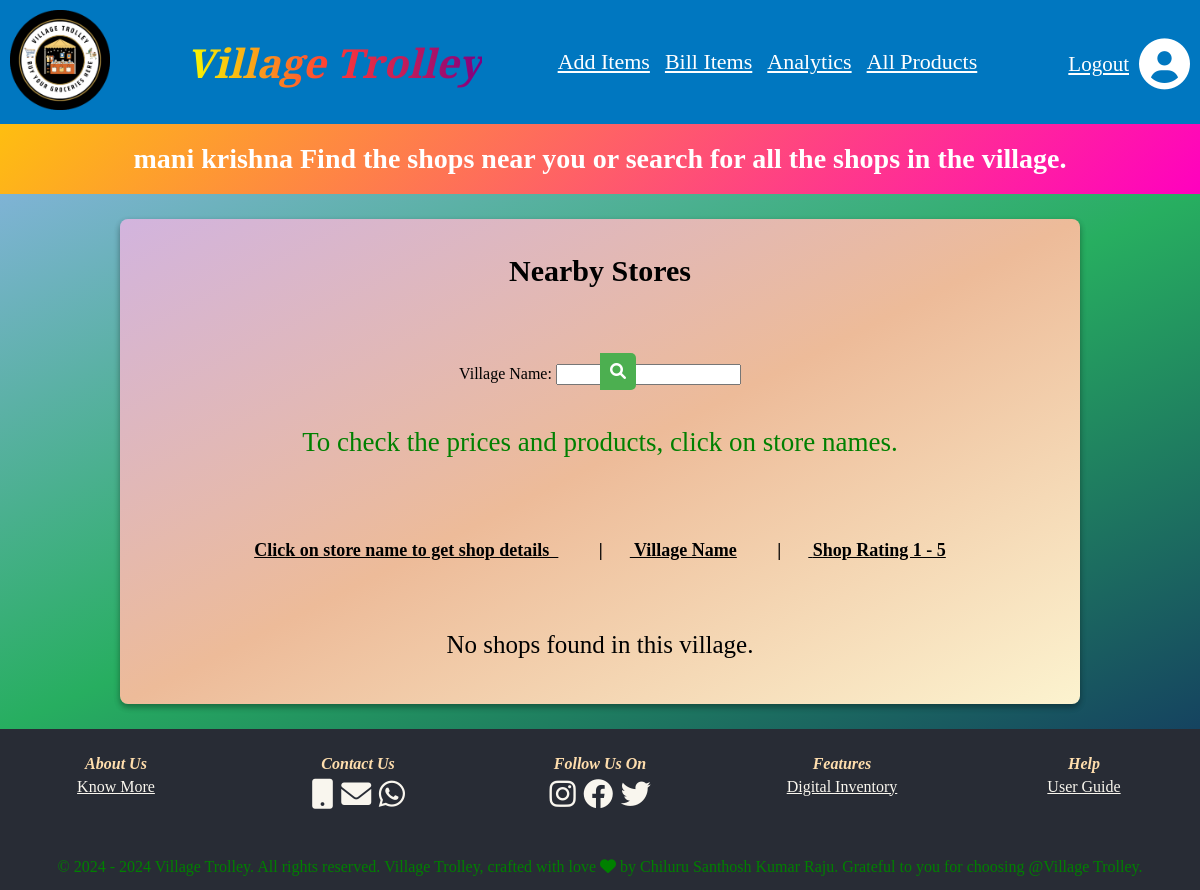
The app's page /shop_owner_nearby_shops/6/ with its own data.
### shop_owner_registration_app/models.py (models this page shows, shortened)
class shop_owner_registration_model(models.Model):
    shop_owner_first_name = models.CharField(max_length=250,null=True)
    shop_owner_last_name = models.CharField(max_length=250,null=True)
    shop_owner_shop_name = models.CharField(max_length=250,null=True,unique=True)
    shop_owner_mail_id = models.EmailField(max_length=254,null=True,unique=True)
    shop_owner_phone_number = models.IntegerField(null=True,max_length=10,unique=True)
    shop_owner_street_address = models.CharField(max_length=1500,null=True)
    shop_owner_village_name = models.CharField(max_length=1500,null=True)
    shop_owner_mandal_name = models.CharField(max_length=1500,null=True)
    shop_owner_city_name = models.CharField(max_length=1500,null=True)
    shop_owner_state_name = models.CharField(max_length=1500,null=True)
    shop_owner_pincode = models.IntegerField(max_length=10,null=True)
    shop_owner_password = models.CharField( max_length=50,null=True)
    shop_owner_confirm_password = models.CharField( max_length=50,null=True)

### shopownernearbyshops/views.py (the view)
# urls.py: path('shop_owner_nearby_shops/<int:shop_owner_id>/', views.shop_owner_nearby_shops, name='shop_owner_nearby_shops'),
def shop_owner_nearby_shops(request, shop_owner_id):
    shop_owner = get_object_or_404(shop_owner_registration_model, pk=shop_owner_id)
    form = ShopSearchForm(request.GET or None)
    shops = []
    if form.is_valid():
        village_name = form.cleaned_data.get('village_name')
        if village_name:
            shops = shop_owner_registration_model.objects.filter(shop_owner_village_name__icontains=village_name)
    for shop in shops:
        avg_rating = Rating.objects.filter(shop=shop).aggregate(Avg('rating'))['rating__avg']
        avg_rating = avg_rating if avg_rating is not None else 0
        shop.avg_rating = round(avg_rating, 1)
    context = {
        'form': form,
        'shops': shops,
        'shop_owner_first_name': shop_owner.shop_owner_first_name,
        'shop_owner_last_name': shop_owner.shop_owner_last_name,
        'shop_owner_shop_name': shop_owner.shop_owner_shop_name,
        'shop_owner_village_name': shop_owner.shop_owner_village_name,
        'shop_owner_id': shop_owner_id,
    }
    return render(request, 'shopownernearbystores.html', context)

### shopownernearbyshops/forms.py
class ShopSearchForm(forms.Form):
    village_name = forms.CharField(max_length=1500, required=False, label='Village Name')

### templates/shopownernearbystores.html (shortened to what this page needs)
{% extends "base.html" %}
{% load static %}
{% block css %}
    <link rel="stylesheet" href="{% static 'shopownernearbystores.css' %}">
    <link rel="stylesheet" href="https://cdnjs.cloudflare.com/ajax/libs/font-awesome/6.0.0-beta3/css/all.min.css">
{% endblock css%}
{% block content %}
<div class="gradient-background">
    <h1 class="data_header"> {{ shop_owner_first_name }} {{ shop_owner_last_name }}  Find the shops near you or search for all the shops in the village. </h1>
  </div>
<section class="nearby_section">
    <div class="nearby_box">
       <div style="text-align: center; padding: 15px;">
          <h3 class="nearby_header">Nearby Stores</h3>
       </div>
       <div class="search-container1">
        <form method="GET">
          {{ form.as_p }}
          <button type="submit" class="search-button1"><i class="fa fa-search"></i></button>
      </form>
          <p class="neargui">To check the prices and products, click on store names.</p>
         </div>
       <div style="text-align: center; padding: 15px;">
          <h4 class="nearbyhe"><u>Click on store name to get shop details  </u>&nbsp;&nbsp;&nbsp;&nbsp;&nbsp;&nbsp;&nbsp;&nbsp;&nbsp;|&nbsp;&nbsp;&nbsp;&nbsp;&nbsp;&nbsp;<u> Village Name</u>&nbsp;&nbsp;&nbsp;&nbsp;&nbsp;&nbsp;&nbsp;&nbsp;&nbsp;|&nbsp;&nbsp;&nbsp;&nbsp;&nbsp;&nbsp;<u> Shop Rating 1 - 5</u></h4>
       </div>
       <div class="store-details">
        {% if shops %}
    {% for shop in shops %}
        <div class="store-item">
            <p>
                {% comment %} <a href="#">&nbsp;&nbsp;&nbsp;&nbsp;&nbsp;&nbsp; {{ shop.shop_owner_shop_name }}&nbsp;&nbsp;&nbsp;&nbsp;&nbsp;&nbsp;</a>  {% endcomment %}
                <a href="{% url 'selected_shop_owner_products' shop.id %}">&nbsp;&nbsp;&nbsp;&nbsp;&nbsp;&nbsp; {{ shop.shop_owner_shop_name }}&nbsp;&nbsp;&nbsp;&nbsp;&nbsp;&nbsp;</a>
                &nbsp;&nbsp;&nbsp;&nbsp;&nbsp;&nbsp;| {{ shop.shop_owner_village_name }}
                &nbsp;&nbsp;&nbsp;&nbsp;&nbsp;&nbsp;| {{ shop.avg_rating }}  <i class="fa-solid fa-star"></i>
            </p>
        </div>
    {% endfor %}
{% else %}
    <p>No shops found in this village.</p>
{% endif %}
    </div>
 </section>
 {% endblock %}

### static/shopownernearbystores.css (style rules this page uses)
.neargui { font-size:27px; color:#008000; padding:15px; }
.nearby_section { padding: 25px; background: linear-gradient(to bottom right, #7FB3D5, #27AE60, #154360); text-align: center; height:auto; }
.nearby_box { margin: 0 auto; width: 80%; max-width: 1020px; height: auto; display: flex; flex-direction: column; justify-content: center; align-items: center; background-color: black; border-radius: 8px; background: linear-gradient(to bottom right, #D2B4DE, #EDBB99, #FCF3CF); box-shadow: rgba(0, 0, 0, 0.16) 0px 3px 6px, rgba(0, 0, 0, 0.23) 0px 3px 6px; padding: 20px; }
.nearby_header { font-size: 30px; color: black; margin-top: 0; }
.search-container1 { margin-bottom: 15px; margin-top: 15px; position: relative; display: inline-block; }
.search-button1 { position: absolute; margin-right: 100px; top: 5px; padding: 10px; background-color: #4CAF50; border: none; color: white; cursor: pointer; border-radius: 0 5px 5px 0; }
.search-button1 i { font-size: 16px; }
.nearbyhe { font-size: 18px; margin: 10px 0; white-space: nowrap; }
.store-details { display: flex; flex-direction: column; align-items: center; width: 80%; max-width: 600px; margin-top: 20px; font-size:25px; }
.nearbyhe u { white-space: pre; }
.gradient-background { display: flex; justify-content: center; align-items: center; background: linear-gradient(135deg, #FEBE10,#FF00BF); }
.data_header { font-size: 28px; font-weight: bold; color: white; text-align: center; }

### records on screen
shop_owner_registration_model: shop_owner_first_name "mani", shop_owner_last_name "krishna"
